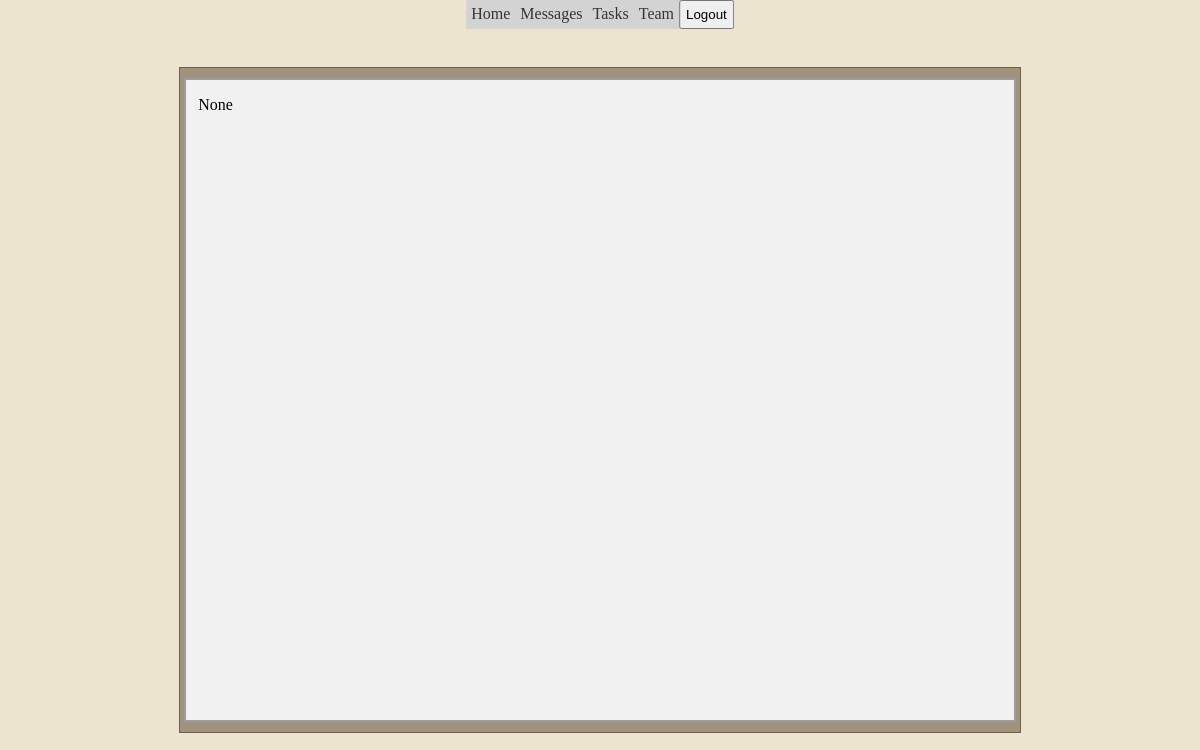
Page /dashboard/home/ (signed in) on the earlier database version.
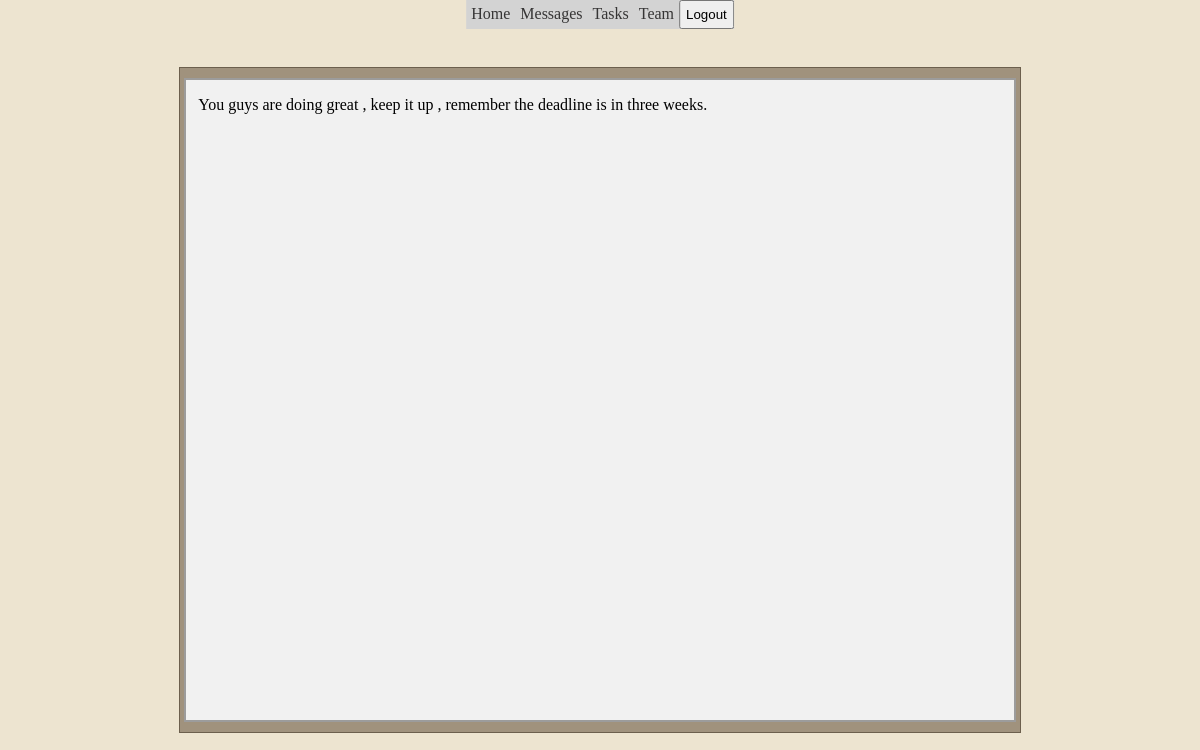
Same page on the later database version.
### dashboard/models.py (models this page shows, shortened)
class UserProfile(models.Model):
    user = models.OneToOneField(settings.AUTH_USER_MODEL, on_delete=models.CASCADE,
                                help_text='* You can add a new user with the plus sign ')
    role = models.ForeignKey(Role, on_delete=models.SET_NULL, null=True)
    notes = models.TextField(blank=True)
    recipients = models.ManyToManyField(settings.AUTH_USER_MODEL,
                                         blank = True, related_name='many_relation', default='----' )
    team = models.ForeignKey('Team', on_delete=models.CASCADE, null=True)
    class Meta:
        verbose_name_plural = "Add a user"

class Team(models.Model):
    team_lead =models.ForeignKey(UserProfile, on_delete=models.CASCADE,
                                 related_name='team_lead', null=True)
    pinned_msg = models.TextField(null=True , default='Sample msg')
    name = models.CharField(max_length=40, blank=True )
    description = models.TextField(null=True)

### dashboard/views.py (the view)
# urls.py: path('home/', views.BillboardView.as_view(), name = 'home'),
class BillboardView(LoginRequiredMixin, View):
    template = 'dashboard/billboard_view.html'
    def get(self, request):
        user = UserProfile.objects.get(id=self.request.user.id)
        context = {'users':user}
        return render(request, self.template, context)

### dashboard/templates/dashboard/billboard_view.html (shortened to what this page needs)
 {% include 'dashboard/base.html' %}
 {% block content %}
 <div class="general_text_container">
      <p class="general_text"> {{ users.team.pinned_msg}} </p>
 </div>
  {% endblock %}

Differences in the rows shown:
changed through a linked row, UserProfile: team.pinned_msg "None" → "You guys are doing great , keep it up , remember the deadline is in three weeks."
